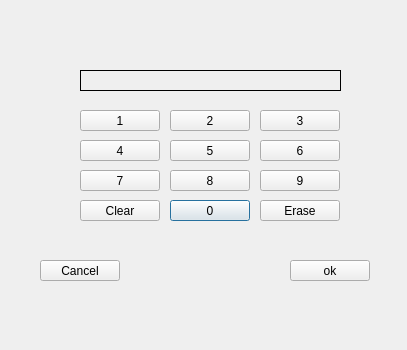
<?xml version="1.0" encoding="UTF-8"?>
<ui version="4.0">
 <class>UIMoottori</class>
 <widget class="QDialog" name="UIMoottori">
  <property name="geometry">
   <rect>
    <x>0</x>
    <y>0</y>
    <width>407</width>
    <height>350</height>
   </rect>
  </property>
  <property name="windowTitle">
   <string>Syötä pin</string>
  </property>
  <widget class="QPushButton" name="pushButton">
   <property name="geometry">
    <rect>
     <x>170</x>
     <y>200</y>
     <width>80</width>
     <height>21</height>
    </rect>
   </property>
   <property name="text">
    <string>0</string>
   </property>
  </widget>
  <widget class="QPushButton" name="pushButton_1">
   <property name="geometry">
    <rect>
     <x>80</x>
     <y>110</y>
     <width>80</width>
     <height>21</height>
    </rect>
   </property>
   <property name="text">
    <string>1</string>
   </property>
  </widget>
  <widget class="QPushButton" name="pushButton_2">
   <property name="geometry">
    <rect>
     <x>170</x>
     <y>110</y>
     <width>80</width>
     <height>21</height>
    </rect>
   </property>
   <property name="text">
    <string>2</string>
   </property>
  </widget>
  <widget class="QPushButton" name="pushButton_3">
   <property name="geometry">
    <rect>
     <x>260</x>
     <y>110</y>
     <width>80</width>
     <height>21</height>
    </rect>
   </property>
   <property name="text">
    <string>3</string>
   </property>
  </widget>
  <widget class="QPushButton" name="pushButton_4">
   <property name="geometry">
    <rect>
     <x>80</x>
     <y>140</y>
     <width>80</width>
     <height>21</height>
    </rect>
   </property>
   <property name="text">
    <string>4</string>
   </property>
  </widget>
  <widget class="QPushButton" name="pushButtonOk">
   <property name="geometry">
    <rect>
     <x>290</x>
     <y>260</y>
     <width>80</width>
     <height>21</height>
    </rect>
   </property>
   <property name="text">
    <string>ok</string>
   </property>
  </widget>
  <widget class="QPushButton" name="pushButtonCancel">
   <property name="geometry">
    <rect>
     <x>40</x>
     <y>260</y>
     <width>80</width>
     <height>21</height>
    </rect>
   </property>
   <property name="text">
    <string>Cancel</string>
   </property>
  </widget>
  <widget class="QLabel" name="labelPin">
   <property name="geometry">
    <rect>
     <x>80</x>
     <y>70</y>
     <width>261</width>
     <height>21</height>
    </rect>
   </property>
   <property name="frameShape">
    <enum>QFrame::Box</enum>
   </property>
   <property name="text">
    <string/>
   </property>
  </widget>
  <widget class="QPushButton" name="pushButton_5">
   <property name="geometry">
    <rect>
     <x>170</x>
     <y>140</y>
     <width>80</width>
     <height>21</height>
    </rect>
   </property>
   <property name="text">
    <string>5</string>
   </property>
  </widget>
  <widget class="QPushButton" name="pushButton_6">
   <property name="geometry">
    <rect>
     <x>260</x>
     <y>140</y>
     <width>80</width>
     <height>21</height>
    </rect>
   </property>
   <property name="text">
    <string>6</string>
   </property>
  </widget>
  <widget class="QPushButton" name="pushButton_7">
   <property name="geometry">
    <rect>
     <x>80</x>
     <y>170</y>
     <width>80</width>
     <height>21</height>
    </rect>
   </property>
   <property name="text">
    <string>7</string>
   </property>
  </widget>
  <widget class="QPushButton" name="pushButton_8">
   <property name="geometry">
    <rect>
     <x>170</x>
     <y>170</y>
     <width>80</width>
     <height>21</height>
    </rect>
   </property>
   <property name="text">
    <string>8</string>
   </property>
  </widget>
  <widget class="QPushButton" name="pushButton_9">
   <property name="geometry">
    <rect>
     <x>260</x>
     <y>170</y>
     <width>80</width>
     <height>21</height>
    </rect>
   </property>
   <property name="text">
    <string>9</string>
   </property>
  </widget>
  <widget class="QPushButton" name="pushButtonErase">
   <property name="geometry">
    <rect>
     <x>260</x>
     <y>200</y>
     <width>80</width>
     <height>21</height>
    </rect>
   </property>
   <property name="text">
    <string>Erase</string>
   </property>
  </widget>
  <widget class="QPushButton" name="pushButtonClear">
   <property name="geometry">
    <rect>
     <x>80</x>
     <y>200</y>
     <width>80</width>
     <height>21</height>
    </rect>
   </property>
   <property name="text">
    <string>Clear</string>
   </property>
  </widget>
 </widget>
 <resources/>
 <connections/>
</ui>
